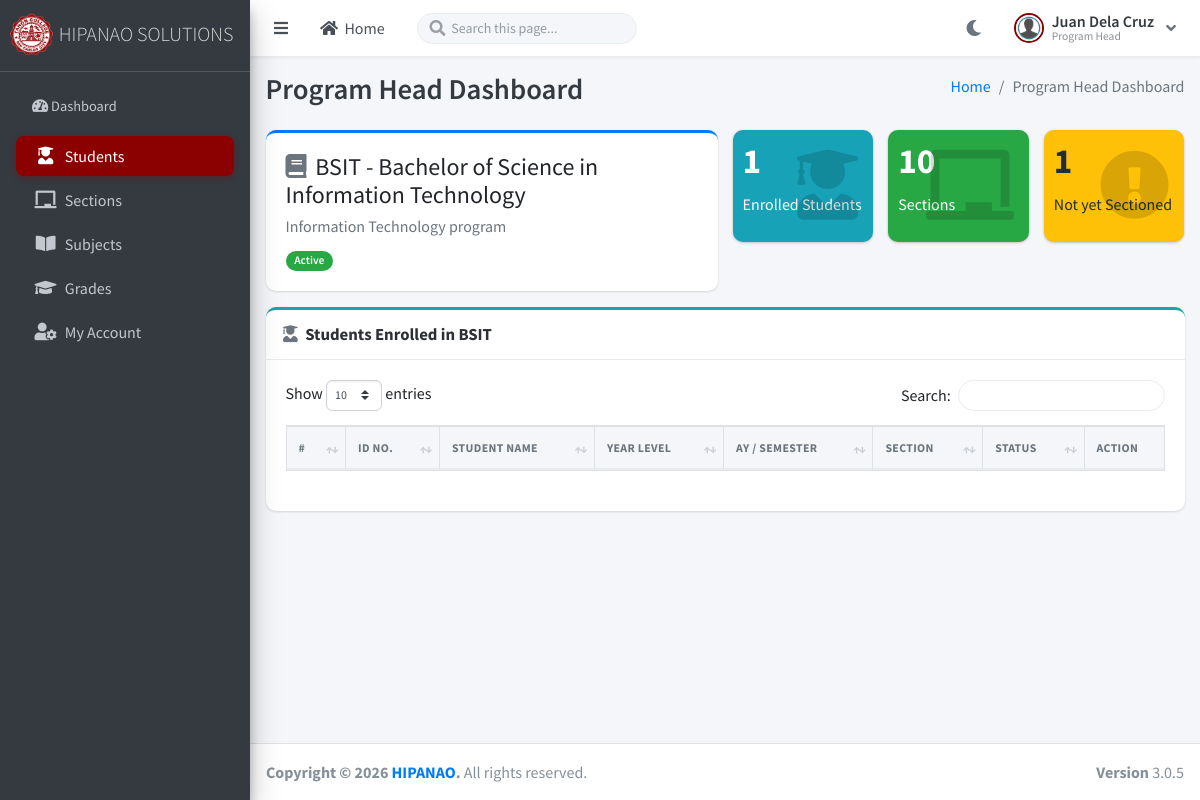
/module/programhead/index.php (signed in), run on the app's committed database.
### tables this page shows
CREATE TABLE `tblcourses` (
  `COURSE_ID` int(11) NOT NULL,
  `COURSE_CODE` varchar(20) NOT NULL,
  `COURSE_NAME` varchar(150) NOT NULL,
  `COURSE_DESC` text DEFAULT NULL,
  `STATUS` varchar(20) NOT NULL DEFAULT 'Active',
  `PROGRAM_HEAD_ID` int(11) DEFAULT NULL
);

### module/programhead/index.php (called while the page is built, shortened)
<?php
global $mydb;
$phUid = intval($_SESSION['UID']);
$mydb->setQuery("SELECT COURSE_ID, COURSE_CODE, COURSE_NAME, COURSE_DESC, STATUS
    FROM `tblcourses` WHERE PROGRAM_HEAD_ID = '".$phUid."' LIMIT 1");
$rows = $mydb->loadResultList();
if (count($rows) >= 1) { $phCourse = $rows[0]; }
require_once("../../theme/template.php");
?>

### include/database.php (called while the page is built, shortened)
<?php
class Database {
	var $query = '';
	public $conn;
	public function open_connection() {
		$hostsToTry = array(DB_SERVER);
		if (strtolower(DB_SERVER) === 'localhost' && !in_array('127.0.0.1', $hostsToTry)) {
			$hostsToTry[] = '127.0.0.1';
		}
		foreach ($hostsToTry as $host) {
			try {
				$this->conn = new PDO("mysql:host=".$host.";dbname=".DB_NAME."", DB_USER, DB_PASS);
				$this->conn->setAttribute(PDO::ATTR_ERRMODE, PDO::ERRMODE_EXCEPTION);
				return;
			} catch (PDOException $e) {
				$lastError = $e;
				$this->conn = null;
			}
		}
		exit;
	}
	function setQuery($sql='') {
		$this->sql_string = $sql;
		try {
			$this->query = $this->conn->prepare($this->sql_string);
			$this->query->execute();
		  } catch (PDOException $e) {
		    $this->error_no  = (int) $e->getCode();
		    $this->error_msg = $e->getMessage();
		    $this->query = null;
		  }
	}
	function loadResultList() {
		$results = $this->query->fetchAll(PDO::FETCH_OBJ);
		return $results;
	}
}
$mydb = new Database();
?>

### module/programhead/dashboard.php (the view, shortened to what this page needs)
<?php
global $mydb;
$phStats = array('students' => 0, 'sections' => 0, 'ungraded' => 0);
if ($phCourseId > 0) {
    $mydb->setQuery("SELECT COUNT(*) AS CNT FROM `tblenrollment` WHERE COURSE_ID = '".$phCourseId."'");
    $r = $mydb->loadResultList();
    $phStats['students'] = (count($r) >= 1) ? intval($r[0]->CNT) : 0;
    $mydb->setQuery("SELECT COUNT(*) AS CNT FROM `tblsections` WHERE COURSE_ID = '".$phCourseId."'");
    $r = $mydb->loadResultList();
    $phStats['sections'] = (count($r) >= 1) ? intval($r[0]->CNT) : 0;
    $mydb->setQuery("SELECT COUNT(*) AS CNT FROM `tblenrollment` WHERE COURSE_ID = '".$phCourseId."' AND STATUS = 'Enroll' AND SECTION_ID IS NULL");
    $r = $mydb->loadResultList();
    $phStats['ungraded'] = (count($r) >= 1) ? intval($r[0]->CNT) : 0;
}
?>
<section class="content">
  <div class="container-fluid">
    <?php if (!$phCourse): ?>
      <div class="alert alert-warning">
        <i class="fa fa-exclamation-triangle mr-1"></i>
        You are not yet assigned as Program Head of any course. Please contact the Administrator
        so a course can be assigned to your account (Course module &gt; Program Head).
      </div>
    <?php else: ?>
    <div class="row">
      <div class="col-md-6">
        <div class="card card-primary card-outline">
          <div class="card-body">
            <h4 class="mb-1"><i class="fa fa-book mr-1 text-muted"></i> <?php echo htmlspecialchars($phCourse->COURSE_CODE.' - '.$phCourse->COURSE_NAME); ?></h4>
            <p class="text-muted mb-0"><?php echo htmlspecialchars($phCourse->COURSE_DESC ? $phCourse->COURSE_DESC : 'No description.'); ?></p>
            <p class="mb-0 mt-2"><?php echo hipanao_badge($phCourse->STATUS); ?></p>
          </div>
        </div>
      </div>
      <div class="col-md-2">
        <div class="small-box bg-info">
          <div class="inner"><h3><?php echo $phStats['students']; ?></h3><p>Enrolled Students</p></div>
          <div class="icon"><i class="fa fa-user-graduate"></i></div>
        </div>
      </div>
      <div class="col-md-2">
        <div class="small-box bg-success">
          <div class="inner"><h3><?php echo $phStats['sections']; ?></h3><p>Sections</p></div>
          <div class="icon"><i class="fa fa-chalkboard"></i></div>
        </div>
      </div>
      <div class="col-md-2">
        <div class="small-box bg-warning">
          <div class="inner"><h3><?php echo $phStats['ungraded']; ?></h3><p>Not yet Sectioned</p></div>
          <div class="icon"><i class="fa fa-exclamation-circle"></i></div>
        </div>
      </div>
    </div>
    <div class="row">
      <div class="col-12">
        <div class="card card-info card-outline">
          <div class="card-header">
            <div class="hipanao-toolbar">
              <div>
                <h3 class="card-title mb-0"><i class="fa fa-user-graduate mr-1 text-muted"></i> Students Enrolled in <?php echo htmlspecialchars($phCourse->COURSE_CODE); ?></h3>
              </div>
            </div>
          </div>
          <div class="card-body">
            <table id="tblphstudents" class="table table-bordered table-striped" style="width:100%">
              <thead>
                <tr>
                  <th>#</th>
                  <th>ID No.</th>
                  <th>Student Name</th>
                  <th>Year Level</th>
                  <th>AY / Semester</th>
                  <th>Section</th>
                  <th>Status</th>
                  <th>Action</th>
                </tr>
              </thead>
            </table>
          </div>
        </div>
      </div>
    </div>
    <?php endif; ?>
  </div>
</section>

### include/ui_helpers.php (shortened to what this page needs)
<?php
if (!function_exists('hipanao_badge_class')) {
	function hipanao_badge_class($value) {
		$v = strtolower(trim((string)$value));
		$map = array(
			'active'        => 'badge-status-active',
			'enroll'        => 'badge-status-enrolled',
			'enrolled'      => 'badge-status-enrolled',
			'register'      => 'badge-status-reserved',
			'assign'        => 'badge-status-assign',
			'inactive'      => 'badge-status-inactive',
			'in-active'     => 'badge-status-inactive',
			'graduated'     => 'badge-status-graduated',
			'pending'       => 'badge-status-pending',
			'reserved'      => 'badge-status-reserved',
			'suspended'     => 'badge-status-suspended',
			'dropped'       => 'badge-status-dropped',
			'completed'     => 'badge-status-completed',
			'for payment'   => 'badge-status-forpayment',
			'paid'          => 'badge-status-active',
			'unpaid'        => 'badge-status-forpayment',
			'major'         => 'badge-subject-major',
			'minor'         => 'badge-subject-minor',
			'administrator' => 'badge-role-administrator',
			'admin'         => 'badge-role-administrator',
			'editor'        => 'badge-role-editor',
			'author'        => 'badge-role-author',
			'subscriber'    => 'badge-role-subscriber',
			'male'          => 'badge-gender-male',
			'female'        => 'badge-gender-female',
		);
		return isset($map[$v]) ? $map[$v] : 'badge-secondary';
	}
	function hipanao_badge($value) {
		return '<span class="badge '.hipanao_badge_class($value).'">'.htmlspecialchars($value).'</span>';
	}
}
?>

### data on the page
tblcourses: COURSE_CODE+COURSE_NAME "BSIT - Bachelor of Science in Information Technology", COURSE_DESC "Information Technology program", STATUS "Active", COURSE_CODE "BSIT"

### other printed values
$_SESSION['DISPLAYNAME'] "Juan Dela Cruz"
$_SESSION['TYPE'] "Program Head"
$title "Program Head Dashboard"
$phStats['students'] "1"
$phStats['sections'] "10"
$phStats['ungraded'] "1"
